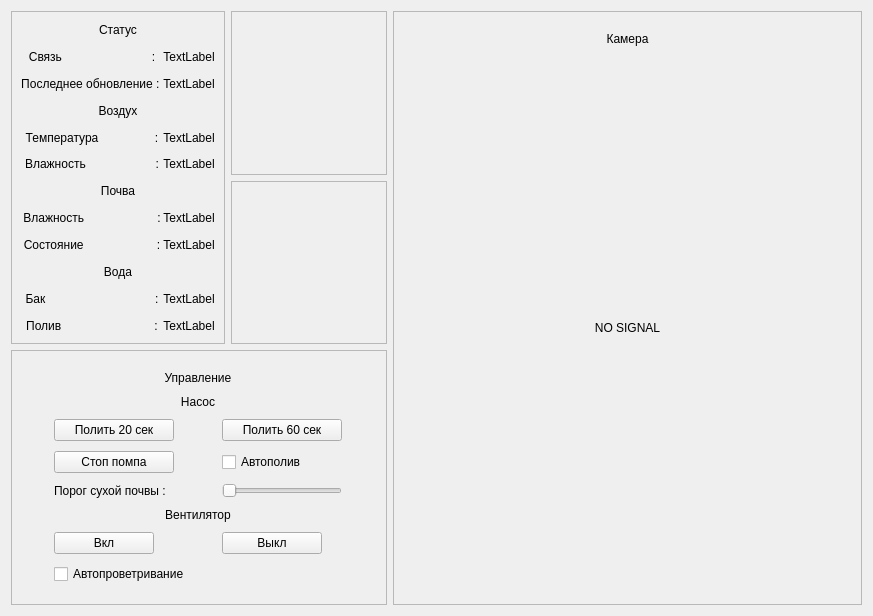
<?xml version="1.0" encoding="UTF-8"?>
<ui version="4.0">
 <class>Greenhouse</class>
 <widget class="QWidget" name="Greenhouse">
  <property name="geometry">
   <rect>
    <x>0</x>
    <y>0</y>
    <width>873</width>
    <height>616</height>
   </rect>
  </property>
  <property name="windowTitle">
   <string>Form</string>
  </property>
  <layout class="QGridLayout" name="gridLayout" columnstretch="1,1,3">
   <item row="0" column="0" rowspan="2">
    <widget class="QFrame" name="frame_greenhouse_status">
     <property name="frameShape">
      <enum>QFrame::StyledPanel</enum>
     </property>
     <property name="frameShadow">
      <enum>QFrame::Raised</enum>
     </property>
     <layout class="QGridLayout" name="gridLayout_6">
      <property name="leftMargin">
       <number>9</number>
      </property>
      <property name="topMargin">
       <number>9</number>
      </property>
      <property name="rightMargin">
       <number>9</number>
      </property>
      <property name="bottomMargin">
       <number>9</number>
      </property>
      <property name="horizontalSpacing">
       <number>0</number>
      </property>
      <property name="verticalSpacing">
       <number>10</number>
      </property>
      <item row="7" column="1">
       <widget class="QLabel" name="lbl_greenhouse_soil_humidity">
        <property name="maximumSize">
         <size>
          <width>70</width>
          <height>30</height>
         </size>
        </property>
        <property name="text">
         <string>TextLabel</string>
        </property>
        <property name="scaledContents">
         <bool>true</bool>
        </property>
        <property name="alignment">
         <set>Qt::AlignCenter</set>
        </property>
       </widget>
      </item>
      <item row="0" column="0" colspan="2">
       <widget class="QLabel" name="lbl_greenhouse_status_desc">
        <property name="maximumSize">
         <size>
          <width>16777215</width>
          <height>30</height>
         </size>
        </property>
        <property name="layoutDirection">
         <enum>Qt::LeftToRight</enum>
        </property>
        <property name="text">
         <string>Статус</string>
        </property>
        <property name="alignment">
         <set>Qt::AlignCenter</set>
        </property>
       </widget>
      </item>
      <item row="6" column="0" colspan="2">
       <widget class="QLabel" name="lbl_greenhouse_soil_desc">
        <property name="maximumSize">
         <size>
          <width>16777215</width>
          <height>30</height>
         </size>
        </property>
        <property name="layoutDirection">
         <enum>Qt::LeftToRight</enum>
        </property>
        <property name="text">
         <string>Почва</string>
        </property>
        <property name="alignment">
         <set>Qt::AlignCenter</set>
        </property>
       </widget>
      </item>
      <item row="8" column="0">
       <widget class="QLabel" name="lbl_greenhouse_soil_status_desc">
        <property name="maximumSize">
         <size>
          <width>16777215</width>
          <height>30</height>
         </size>
        </property>
        <property name="text">
         <string>Состояние                      :</string>
        </property>
        <property name="alignment">
         <set>Qt::AlignCenter</set>
        </property>
       </widget>
      </item>
      <item row="11" column="1">
       <widget class="QLabel" name="lbl_greenhouse_watering_allowed">
        <property name="maximumSize">
         <size>
          <width>70</width>
          <height>30</height>
         </size>
        </property>
        <property name="text">
         <string>TextLabel</string>
        </property>
        <property name="scaledContents">
         <bool>true</bool>
        </property>
        <property name="alignment">
         <set>Qt::AlignCenter</set>
        </property>
       </widget>
      </item>
      <item row="5" column="1">
       <widget class="QLabel" name="lbl_greenhouse_air_humidity">
        <property name="maximumSize">
         <size>
          <width>70</width>
          <height>30</height>
         </size>
        </property>
        <property name="text">
         <string>TextLabel</string>
        </property>
        <property name="scaledContents">
         <bool>true</bool>
        </property>
        <property name="alignment">
         <set>Qt::AlignCenter</set>
        </property>
       </widget>
      </item>
      <item row="2" column="1">
       <widget class="QLabel" name="lbl_greenhouse_last_update">
        <property name="maximumSize">
         <size>
          <width>70</width>
          <height>30</height>
         </size>
        </property>
        <property name="text">
         <string>TextLabel</string>
        </property>
        <property name="scaledContents">
         <bool>true</bool>
        </property>
        <property name="alignment">
         <set>Qt::AlignCenter</set>
        </property>
       </widget>
      </item>
      <item row="5" column="0">
       <widget class="QLabel" name="lbl_greenhouse_air_humidity_desc">
        <property name="maximumSize">
         <size>
          <width>16777215</width>
          <height>30</height>
         </size>
        </property>
        <property name="text">
         <string>Влажность                     :</string>
        </property>
        <property name="alignment">
         <set>Qt::AlignCenter</set>
        </property>
       </widget>
      </item>
      <item row="10" column="0">
       <widget class="QLabel" name="lbl_greenhouse_water_level_desc">
        <property name="maximumSize">
         <size>
          <width>16777215</width>
          <height>30</height>
         </size>
        </property>
        <property name="text">
         <string>Бак                                 :</string>
        </property>
        <property name="alignment">
         <set>Qt::AlignCenter</set>
        </property>
       </widget>
      </item>
      <item row="11" column="0">
       <widget class="QLabel" name="lbl_greenhouse_watering_allowed_desc">
        <property name="maximumSize">
         <size>
          <width>16777215</width>
          <height>30</height>
         </size>
        </property>
        <property name="text">
         <string>Полив                            :</string>
        </property>
        <property name="alignment">
         <set>Qt::AlignCenter</set>
        </property>
       </widget>
      </item>
      <item row="3" column="0" colspan="2">
       <widget class="QLabel" name="lbl_greenhouse_air_desc">
        <property name="maximumSize">
         <size>
          <width>16777215</width>
          <height>30</height>
         </size>
        </property>
        <property name="layoutDirection">
         <enum>Qt::LeftToRight</enum>
        </property>
        <property name="text">
         <string>Воздух</string>
        </property>
        <property name="alignment">
         <set>Qt::AlignCenter</set>
        </property>
       </widget>
      </item>
      <item row="9" column="0" colspan="2">
       <widget class="QLabel" name="lbl_greenhouse_water_desc">
        <property name="maximumSize">
         <size>
          <width>16777215</width>
          <height>30</height>
         </size>
        </property>
        <property name="text">
         <string>Вода</string>
        </property>
        <property name="alignment">
         <set>Qt::AlignCenter</set>
        </property>
        <property name="indent">
         <number>-2</number>
        </property>
       </widget>
      </item>
      <item row="4" column="1">
       <widget class="QLabel" name="lbl_greenhouse_air_temp">
        <property name="maximumSize">
         <size>
          <width>70</width>
          <height>30</height>
         </size>
        </property>
        <property name="text">
         <string>TextLabel</string>
        </property>
        <property name="scaledContents">
         <bool>true</bool>
        </property>
        <property name="alignment">
         <set>Qt::AlignCenter</set>
        </property>
       </widget>
      </item>
      <item row="2" column="0">
       <widget class="QLabel" name="lbl_greenhouse_last_update_desc">
        <property name="maximumSize">
         <size>
          <width>16777215</width>
          <height>30</height>
         </size>
        </property>
        <property name="text">
         <string>Последнее обновление : </string>
        </property>
        <property name="alignment">
         <set>Qt::AlignCenter</set>
        </property>
       </widget>
      </item>
      <item row="1" column="1">
       <widget class="QLabel" name="lbl_greenhouse_connection">
        <property name="maximumSize">
         <size>
          <width>70</width>
          <height>30</height>
         </size>
        </property>
        <property name="text">
         <string>TextLabel</string>
        </property>
        <property name="scaledContents">
         <bool>true</bool>
        </property>
        <property name="alignment">
         <set>Qt::AlignCenter</set>
        </property>
       </widget>
      </item>
      <item row="10" column="1">
       <widget class="QLabel" name="lbl_greenhouse_water_level">
        <property name="maximumSize">
         <size>
          <width>70</width>
          <height>30</height>
         </size>
        </property>
        <property name="text">
         <string>TextLabel</string>
        </property>
        <property name="scaledContents">
         <bool>true</bool>
        </property>
        <property name="alignment">
         <set>Qt::AlignCenter</set>
        </property>
       </widget>
      </item>
      <item row="7" column="0">
       <widget class="QLabel" name="lbl_greenhouse_soil_humidity_desc">
        <property name="maximumSize">
         <size>
          <width>16777215</width>
          <height>30</height>
         </size>
        </property>
        <property name="text">
         <string>Влажность                      :</string>
        </property>
        <property name="alignment">
         <set>Qt::AlignCenter</set>
        </property>
       </widget>
      </item>
      <item row="1" column="0">
       <widget class="QLabel" name="lbl_greenhouse_connection_desc">
        <property name="maximumSize">
         <size>
          <width>16777215</width>
          <height>30</height>
         </size>
        </property>
        <property name="text">
         <string>Связь                           :</string>
        </property>
        <property name="alignment">
         <set>Qt::AlignCenter</set>
        </property>
        <property name="wordWrap">
         <bool>false</bool>
        </property>
       </widget>
      </item>
      <item row="8" column="1">
       <widget class="QLabel" name="lbl_greenhouse_soil_status">
        <property name="maximumSize">
         <size>
          <width>70</width>
          <height>30</height>
         </size>
        </property>
        <property name="text">
         <string>TextLabel</string>
        </property>
        <property name="scaledContents">
         <bool>true</bool>
        </property>
        <property name="alignment">
         <set>Qt::AlignCenter</set>
        </property>
       </widget>
      </item>
      <item row="4" column="0">
       <widget class="QLabel" name="lbl_greenhouse_air_temp_desc">
        <property name="maximumSize">
         <size>
          <width>16777215</width>
          <height>30</height>
         </size>
        </property>
        <property name="text">
         <string>Температура                 :</string>
        </property>
        <property name="alignment">
         <set>Qt::AlignCenter</set>
        </property>
       </widget>
      </item>
     </layout>
    </widget>
   </item>
   <item row="0" column="1">
    <widget class="QFrame" name="frame_air_chart">
     <property name="frameShape">
      <enum>QFrame::StyledPanel</enum>
     </property>
     <property name="frameShadow">
      <enum>QFrame::Raised</enum>
     </property>
    </widget>
   </item>
   <item row="0" column="2" rowspan="3">
    <widget class="QFrame" name="frame_greenhouse_camera">
     <property name="frameShape">
      <enum>QFrame::StyledPanel</enum>
     </property>
     <property name="frameShadow">
      <enum>QFrame::Raised</enum>
     </property>
     <layout class="QGridLayout" name="gridLayout_11">
      <property name="leftMargin">
       <number>20</number>
      </property>
      <property name="topMargin">
       <number>20</number>
      </property>
      <property name="rightMargin">
       <number>20</number>
      </property>
      <property name="bottomMargin">
       <number>20</number>
      </property>
      <property name="spacing">
       <number>10</number>
      </property>
      <item row="0" column="0">
       <widget class="QLabel" name="lbl_greenhouse_cam_desc">
        <property name="maximumSize">
         <size>
          <width>16777215</width>
          <height>30</height>
         </size>
        </property>
        <property name="text">
         <string>Камера</string>
        </property>
        <property name="alignment">
         <set>Qt::AlignHCenter|Qt::AlignTop</set>
        </property>
       </widget>
      </item>
      <item row="1" column="0">
       <widget class="QLabel" name="lbl_camera">
        <property name="text">
         <string>NO SIGNAL</string>
        </property>
        <property name="alignment">
         <set>Qt::AlignCenter</set>
        </property>
       </widget>
      </item>
     </layout>
    </widget>
   </item>
   <item row="1" column="1">
    <widget class="QFrame" name="frame_soil_chart">
     <property name="frameShape">
      <enum>QFrame::StyledPanel</enum>
     </property>
     <property name="frameShadow">
      <enum>QFrame::Raised</enum>
     </property>
    </widget>
   </item>
   <item row="2" column="0" colspan="2">
    <widget class="QFrame" name="frame_greenhouse_control">
     <property name="frameShape">
      <enum>QFrame::StyledPanel</enum>
     </property>
     <property name="frameShadow">
      <enum>QFrame::Raised</enum>
     </property>
     <layout class="QGridLayout" name="gridLayout_9">
      <property name="leftMargin">
       <number>20</number>
      </property>
      <property name="topMargin">
       <number>20</number>
      </property>
      <property name="rightMargin">
       <number>20</number>
      </property>
      <property name="bottomMargin">
       <number>20</number>
      </property>
      <property name="spacing">
       <number>10</number>
      </property>
      <item row="3" column="0">
       <widget class="QPushButton" name="btn_greenhouse_watering_off">
        <property name="maximumSize">
         <size>
          <width>120</width>
          <height>30</height>
         </size>
        </property>
        <property name="text">
         <string>Стоп помпа</string>
        </property>
       </widget>
      </item>
      <item row="7" column="1">
       <widget class="QPushButton" name="btn_greenhouse_fan_off">
        <property name="maximumSize">
         <size>
          <width>100</width>
          <height>30</height>
         </size>
        </property>
        <property name="text">
         <string>Выкл</string>
        </property>
        <property name="flat">
         <bool>false</bool>
        </property>
       </widget>
      </item>
      <item row="0" column="0" colspan="2">
       <widget class="QLabel" name="lbl_greenhouse_ctrl_desc">
        <property name="maximumSize">
         <size>
          <width>16777215</width>
          <height>30</height>
         </size>
        </property>
        <property name="text">
         <string>Управление</string>
        </property>
        <property name="alignment">
         <set>Qt::AlignCenter</set>
        </property>
       </widget>
      </item>
      <item row="4" column="0">
       <widget class="QLabel" name="lbl_greenhouse_dry_soil_desc">
        <property name="maximumSize">
         <size>
          <width>16777215</width>
          <height>30</height>
         </size>
        </property>
        <property name="text">
         <string>Порог сухой почвы :</string>
        </property>
       </widget>
      </item>
      <item row="8" column="0">
       <widget class="QCheckBox" name="chkb_greenhouse_autocooling">
        <property name="maximumSize">
         <size>
          <width>16777215</width>
          <height>30</height>
         </size>
        </property>
        <property name="text">
         <string>Автопроветривание</string>
        </property>
       </widget>
      </item>
      <item row="6" column="0" colspan="2">
       <widget class="QLabel" name="lbl_fan_desc">
        <property name="maximumSize">
         <size>
          <width>16777215</width>
          <height>30</height>
         </size>
        </property>
        <property name="text">
         <string>Вентилятор</string>
        </property>
        <property name="alignment">
         <set>Qt::AlignCenter</set>
        </property>
       </widget>
      </item>
      <item row="2" column="0">
       <widget class="QPushButton" name="btn_greenhouse_watering_20">
        <property name="maximumSize">
         <size>
          <width>120</width>
          <height>30</height>
         </size>
        </property>
        <property name="text">
         <string>Полить 20 сек</string>
        </property>
       </widget>
      </item>
      <item row="2" column="1">
       <widget class="QPushButton" name="btn_greenhouse_watering_60">
        <property name="maximumSize">
         <size>
          <width>120</width>
          <height>30</height>
         </size>
        </property>
        <property name="text">
         <string>Полить 60 сек</string>
        </property>
       </widget>
      </item>
      <item row="3" column="1">
       <widget class="QCheckBox" name="chkb_greenhouse_autowatering">
        <property name="maximumSize">
         <size>
          <width>16777215</width>
          <height>30</height>
         </size>
        </property>
        <property name="text">
         <string>Автополив</string>
        </property>
        <property name="tristate">
         <bool>false</bool>
        </property>
       </widget>
      </item>
      <item row="7" column="0">
       <widget class="QPushButton" name="btn_greenhouse_fan_on">
        <property name="maximumSize">
         <size>
          <width>100</width>
          <height>30</height>
         </size>
        </property>
        <property name="text">
         <string>Вкл</string>
        </property>
       </widget>
      </item>
      <item row="4" column="1">
       <widget class="QSlider" name="slider_greenhouse_soil_dry_threshold">
        <property name="maximumSize">
         <size>
          <width>120</width>
          <height>30</height>
         </size>
        </property>
        <property name="minimum">
         <number>1</number>
        </property>
        <property name="maximum">
         <number>4095</number>
        </property>
        <property name="orientation">
         <enum>Qt::Horizontal</enum>
        </property>
       </widget>
      </item>
      <item row="1" column="0" colspan="2">
       <widget class="QLabel" name="lbl_greenhouse_ctrl_pump_desc">
        <property name="text">
         <string>Насос</string>
        </property>
        <property name="alignment">
         <set>Qt::AlignCenter</set>
        </property>
       </widget>
      </item>
     </layout>
    </widget>
   </item>
  </layout>
 </widget>
 <resources/>
 <connections/>
</ui>
